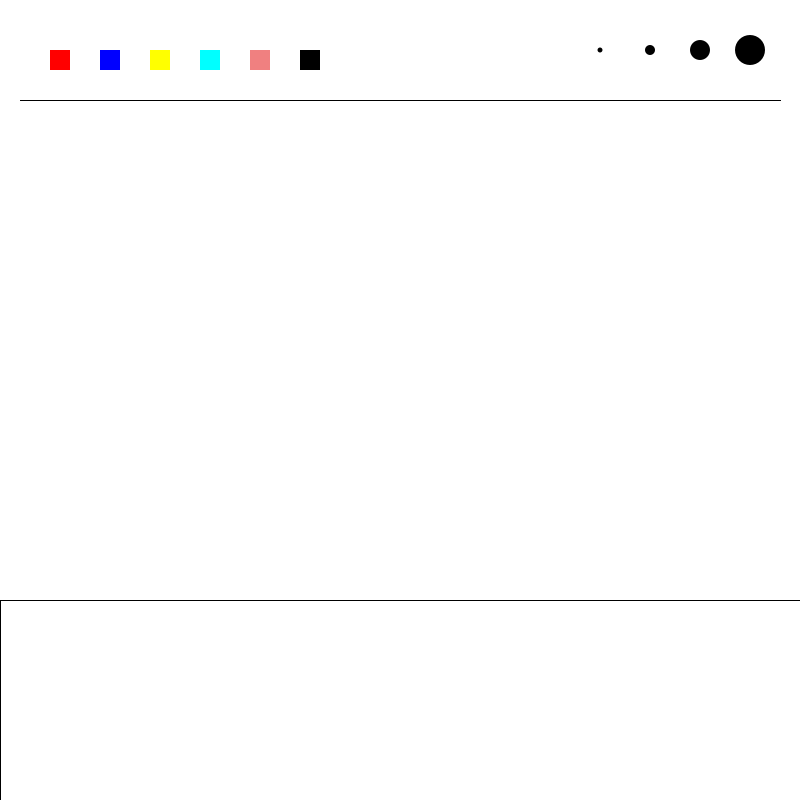
Frame 1 (no input)
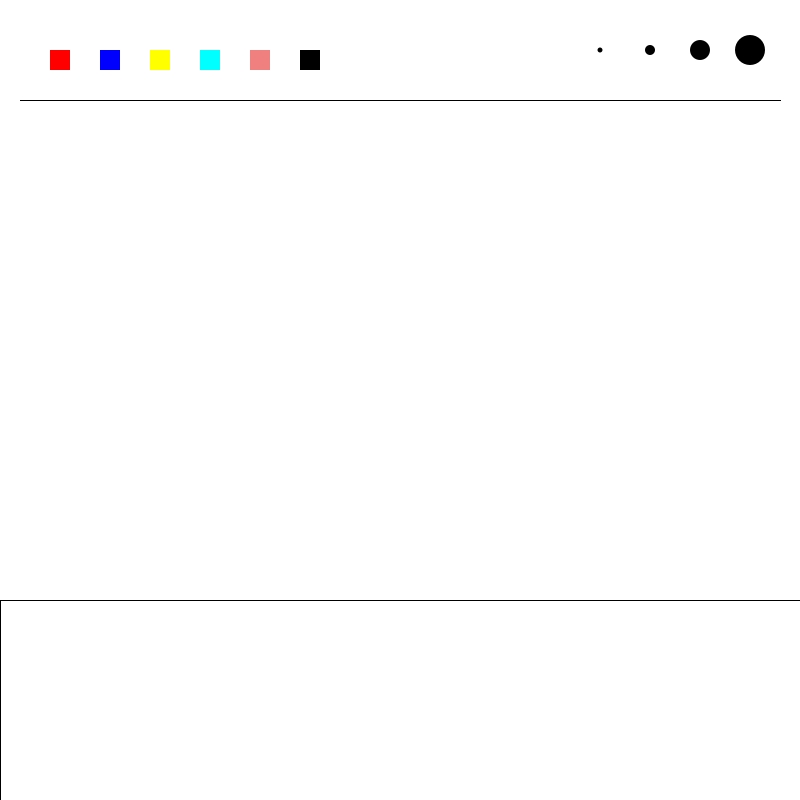
Frame 60 (the mouse pressed at the canvas centre just before this capture)
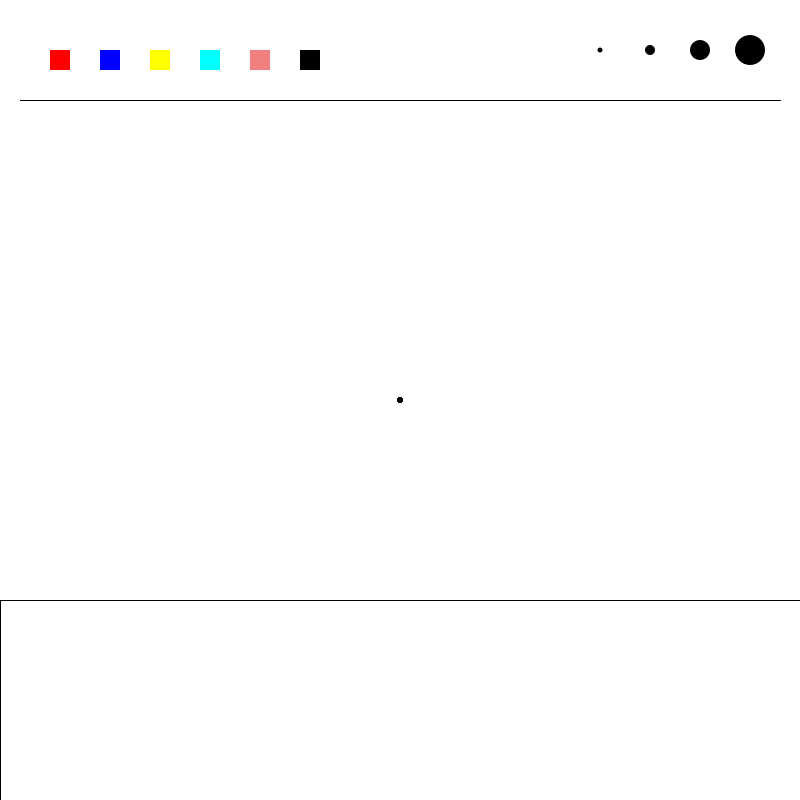
Frame 120 (the mouse held since frame 60 and released just before this capture)

The Processing sketch that drew these frames (run headless with seeded random() and noise(); from frame 60 on, the mouse is pressed at the canvas centre):

// Processing sketch: processing_105009
// ── processing_105009.pde

void setup(){
  size (800,800);
  background(255);
}


color red = color(255,0,0);
color blue = color (0,0,255);
color green = color (0,255,0);
color yellow = color (255,255,0);
color aqua = color (0,255,255);
color coral = color (240, 128, 128);
color maincolor = color (0);
color black = color(0);
int brushsize=0;

void draw(){
  
  smooth();
  
  fill(maincolor);
  noStroke();
  ellipse (mouseX, mouseY, 5+brushsize, 5+brushsize);
  
  fill(255);
  rect(0,0,800,100); //top bar;
  stroke(maincolor);
  line(20,100,780,100);
  
  fill(255);
  rect(0,600,800,800); //bottom bar;
  stroke(maincolor);
  line(20,100,780,100);

  
  //color boxes
  noStroke();
  fill (red); //red color selection
  rect (50, 50, 20, 20);
  fill (blue); //blue color selection
  rect (100, 50, 20, 20);
  fill (yellow); //yellow color selection
  rect (150, 50, 20, 20);
  fill (aqua); //aqua color selection
  rect (200, 50, 20, 20);
  fill (coral); //aqua color selection
  rect (250, 50, 20, 20);
  fill (black); //black color selection
  rect (300, 50, 20, 20);
  
  //size ellipses
  
  fill(maincolor);
  noStroke();
  ellipse (600,50,5,5);
  
  fill(maincolor);
  noStroke();
  ellipse (650,50,10,10);
  
  fill(maincolor);
  noStroke();
  ellipse (700,50,20,20);
  
  fill(maincolor);
  noStroke();
  ellipse (750,50,30,30);
  
  
  //colour changes
 
  if ( (mouseX>50) && (mouseX<70) && (mouseY>50) && (mouseY<70) )
  maincolor=red;
  
 
  if ( (mouseX>100) && (mouseX<120) && (mouseY>50) && (mouseY<70) )
  maincolor=blue;
  
 
  if ( (mouseX>150) && (mouseX<170) && (mouseY>50) && (mouseY<70) )
  maincolor=yellow;
  

  if ( (mouseX>200) && (mouseX<220) && (mouseY>50) && (mouseY<70) )
  maincolor=aqua;
  
 
  if ( (mouseX>250) && (mouseX<270) && (mouseY>50) && (mouseY<70) )
  maincolor=coral;
  

  if ( (mouseX>300) && (mouseX<320) && (mouseY>50) && (mouseY<70) )
  maincolor=black;
  
  //sizechanges
  
  if ( (mouseX>590) && (mouseX<615) && (mouseY>35) && (mouseY<65) )
  brushsize=0;
  
  
  if ( (mouseX>640) && (mouseX<670) && (mouseY>30) && (mouseY<70) )
  brushsize=10;
  
  
  if ( (mouseX>690) && (mouseX<730) && (mouseY>20) && (mouseY<80) )
  brushsize=20;
  
  
  if ( (mouseX>740) && (mouseX<790) && (mouseY>10) && (mouseY<90) )
  brushsize=30;
  
  //eraser

  if ( (mouseX>0) && (mouseX<800) && (mouseY>600) && (mouseY<800) )
  {background(255);
  }
  
  
}
